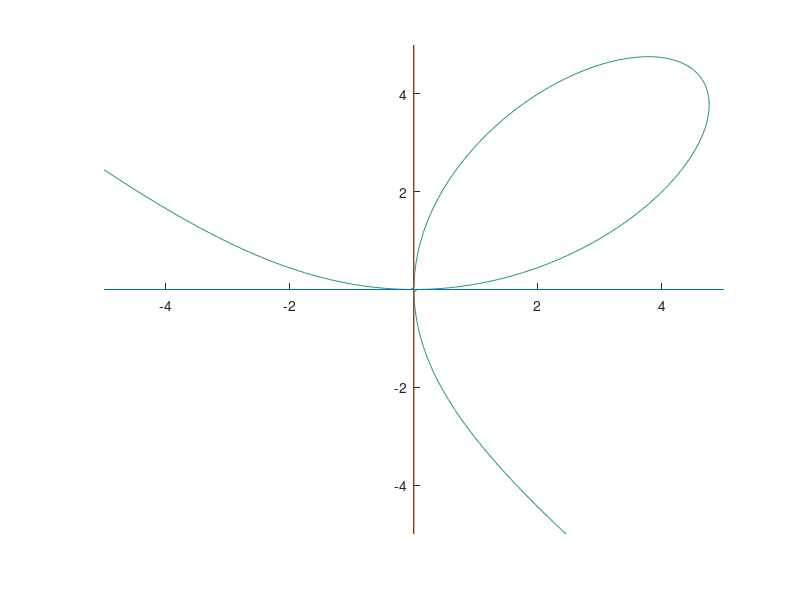

This chart was generated by the following MATLAB code:
clear;
clf;
hold on;
[x, y] = meshgrid (linspace (-5,5,100), linspace (-5,5,100));
f=x.^3+y.^3-9.*x.*y;
contour(x,y,f,[0,0]);
plot([-5,5],[0,0]);
plot([0,0],[-5,5]);
set(gca,"xaxislocation","origin")
set(gca,"yaxislocation","origin")
set(gca,"box","off")
box off;

print  -dpdflatexstandalone kcontour.pdf
